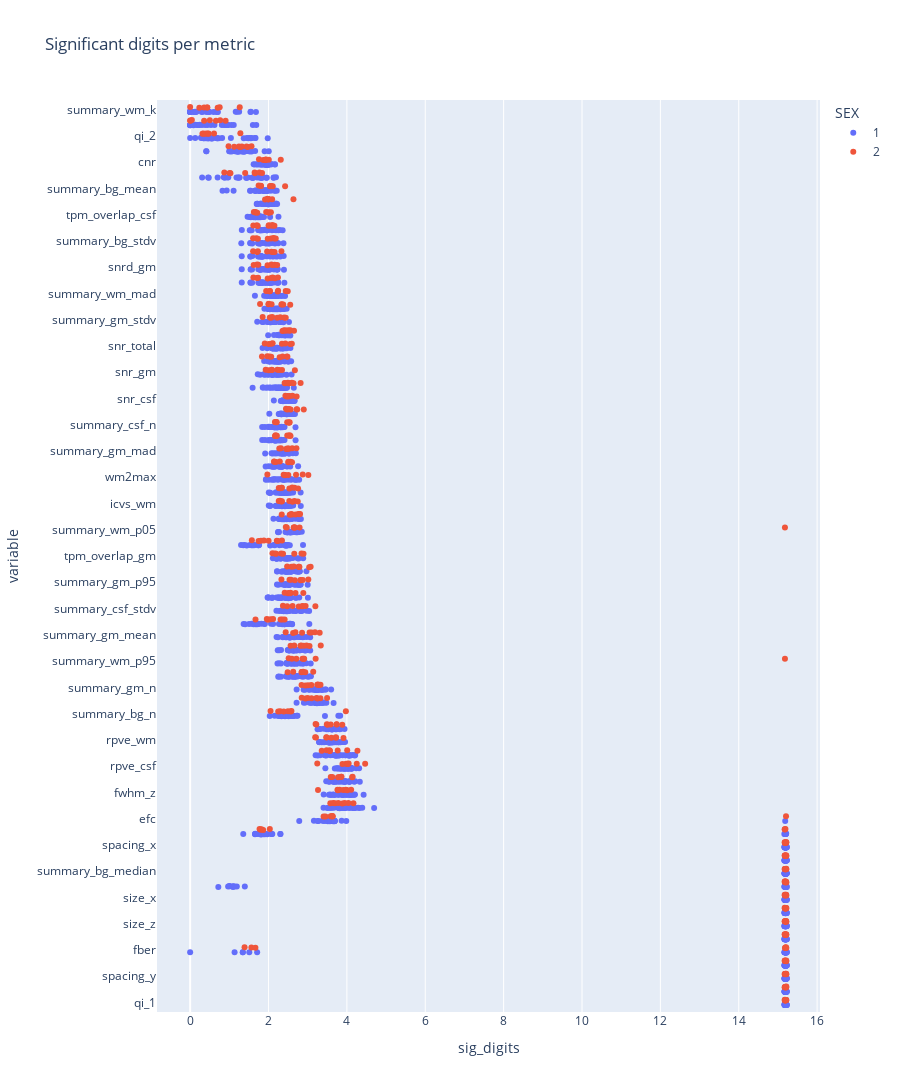

The cell this chart's notebook holds for it:
### Code cell
import plotly.express as px
stats_.sort_values(by=['sig_digits'], ascending=[False], inplace=True)
fig = px.strip(stats_, x='sig_digits', y='variable',  title='Significant digits per metric', color='SEX', height=1600)
fig

### Figure 1 — Plotly figure (JSON) as saved in the notebook; plotly's stock layout.template omitted (floating-point values rounded to 4 significant figures; data arrays with more than 128 entries replaced by an {"elided": "..."} marker saying what was removed)
{"data": [{"alignmentgroup": "True", "boxpoints": "all", "fillcolor": "rgba(255,255,255,0)", "hoveron": "points", "hovertemplate": "SEX=1<br>sig_digits=%{x}<br>variable=%{y}<extra></extra>", "legendgroup": "1", "line": {"color": "rgba(255,255,255,0)"}, "marker": {"color": "#636efa"}, "name": "1", "offsetgroup": "1", "orientation": "h", "pointpos": 0, "showlegend": true, "type": "box", "x": {"elided": "2070 float values"}, "x0": " ", "xaxis": "x", "y": {"elided": "2070 str values"}, "y0": " ", "yaxis": "y"}, {"alignmentgroup": "True", "boxpoints": "all", "fillcolor": "rgba(255,255,255,0)", "hoveron": "points", "hovertemplate": "SEX=2<br>sig_digits=%{x}<br>variable=%{y}<extra></extra>", "legendgroup": "2", "line": {"color": "rgba(255,255,255,0)"}, "marker": {"color": "#EF553B"}, "name": "2", "offsetgroup": "2", "orientation": "h", "pointpos": 0, "showlegend": true, "type": "box", "x": {"elided": "552 float values"}, "x0": " ", "xaxis": "x", "y": {"elided": "552 str values"}, "y0": " ", "yaxis": "y"}], "layout": {"boxmode": "group", "height": 1600, "legend": {"title": {"text": "SEX"}, "tracegroupgap": 0}, "title": {"text": "Significant digits per metric"}, "xaxis": {"anchor": "y", "domain": [0, 1], "title": {"text": "sig_digits"}}, "yaxis": {"anchor": "x", "domain": [0, 1], "title": {"text": "variable"}}}}
